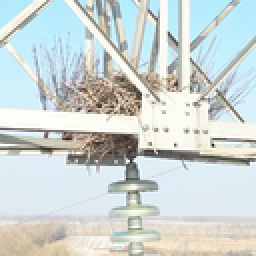
%> input picture pic/v1.png, 128 x 128 px, shrunk from 256 x 256 before the run (shown 2 times larger)
$ octave test_keysense.m   (GNU Octave 9; MATLAB toolbox functions it lacks are replaced by stand-ins)
%> lines starting %> are read from the running program, lines starting %| are printed output that depends on the picture; in (x1, y1, x2, y2) boxes, pixels count from 0 and x2, y2 are one past the last pixel; in counts of white or black regions, pixels touching at a corner belong together; the program's own positions count from 1
### src/tpencrypt.m
function C = tpencrypt(P,K)
%TPENCRYPT 加密图像
%   K = [x0, y0, x1, y1]
% P为输入的明文图像，K为输入密钥，C为输出的密文图像

    [M, N] = size(P); P = double(P); n = 3 * M * N; s = zeros(1, n);
    h = 0.002; t = 1000;
    a1=0.9;b1=0.7;c1=0.6;  % 设置控制参数
    a2=1.2;b2=1.5;c2=0.8;
    x0 = K(1); y0 = K(2);
    for i = 1:n + t
        x1=mod(exp(a1)*y0+exp(b1)*(y0+c1)^2,1);
        y1=mod(exp(a2)*x0+exp(b2)*(x0+c2)^3,1);
        x0 = x1; y0 = y1;
        if i > t
            s(i - t) = x1;
            if mod((i - t), 3000) == 0
                x0 = x0 + h * sin(y0);
            end
        end
    end  % 生成混沌序列
    % 序列X
    X = mod(floor((s(1:M * N) + 100) * 10 ^ 10), M * N) + 1;
    % 序列XT
    XT = mod(floor((s(M * N + 1:2 * M * N) + 100) * 10 ^ 10), M * N) + 1;
    % 序列SBT
    SBT = mod(floor((s(2*M*N+1:3*M*N)+100)*10^10),256)+1;

    [~, idx] = unique(X); X1 = zeros(1, M * N);
    X1(1 : length(idx)) = X(sort(idx));
    X1(length(idx) + 1 : M * N) = setdiff(1:M * N, X1);
    X = X1;

    [~, idx] = unique(XT); XT1 = zeros(1, M * N);
    XT1(1:length(idx)) = XT(sort(idx));
    XT1(length(idx) + 1:M * N) = setdiff(1:M * N, XT1);
    XT = XT1;

    % S-Box构建
    keys = [K(3),K(4)];
    S = sboxgen(M,N,keys); % S-Box构建结果

    % 二维图像展开成一维向量后的无重复置乱
    A = P(:);
    for i = 1:floor(M * N / 2)
        t = A(X(i)); A(X(i)) = A(X(M * N - i + 1)); A(X(M * N - i + 1)) = t;
    end

    % 利用生成的S-Box进行扩散处理
    sx = S(:);
    B = zeros(M, N); C = zeros(M, N);
    B0=0;B(1)=bitxor(bitxor(B0,sx(1)),A(1));
    for i=2:M*N
        B(i) = bitxor(bitxor(B(i-1),sx(SBT(i))),A(i));
    end

    C0=0;C(M*N)=bitxor(bitxor(C0,sx(SBT(M*N))),B(M*N));
    for i=M*N-1:-1:1
        C(i) = bitxor(bitxor(C(i+1),sx(SBT(i))),B(i));
    end

    % 无重复置乱
    for i = 1:floor(M * N / 2)
        t = C(XT(i)); C(XT(i)) = C(XT(M * N - i + 1)); C(XT(M * N - i + 1)) = t;
    end

    C=reshape(C,M,N);C=uint8(C);

end

### src/sboxgen.m
function S = sboxgen(M,N,K)
% 基于混沌序列的S-box生成

    n = M * N; s = zeros(1, n); % 混沌序列生成
    h = 0.002; t = 3000;
    a1=0.9;b1=0.7;c1=0.6;
    a2=1.2;b2=1.5;c2=0.8;
    x0 = K(1); y0 = K(2);
    for i = 1:n + t
        x1=mod(exp(a1)*y0+exp(b1)*(y0+c1)^2,1);
        y1=mod(exp(a2)*x0+exp(b2)*(x0+c2)^3,1);
        x0 = x1; y0 = y1;
        if i > t
            s(i - t) = x1;
            if mod((i - t), 3000) == 0
                x0 = x0 + h * sin(y0);
            end
        end
    end

    % S-Box构建
    list(1:256) = s(1:256);list1(1:128) = s(257:257+127);
    list2(1:128) = s(257+127:257+127*2);
    [~,L]=sort(list);[~,L1]=sort(list1);[~,L2]=sort(list2);
    L = mod(L,256);L1 = mod(L1,128);L2 = mod(L2,128);
    L1 = L1 + 128;L2 = L2 + 128;
    S1 = reshape(L,16,16); a1 = S1';

    s1 = a1(:); % 进行置乱
    for i=1:128
        t = s1(i);s1(i) = s1(L1(i));s1(L1(i)) = t;
    end

    S2 = reshape(s1,16,16); a2 = S2';
    s2 = a2(:);
    for i=1:128
        t = s2(i);s2(i) = s2(L2(i));s2(L2(i)) = t;
    end

    S = reshape(s2,16,16); % S-Box构建结果
end

### src/npcruacibaci.m
function nu = npcruacibaci(P1, P2)
% 计算两幅图像之间的NPCR、UACI、BACI

    % 初始化结果向量
    nu = zeros(1,3);
    % 将输入的图像矩阵转换为double类型
    P1 = double(P1);
    P2 = double(P2);
    % 获取图像大小
    [M, N] = size(P1);
    % 计算NPCR
    D = (P1 ~= P2);
    nu(1) = sum(sum(D)) / (M * N) * 100;
    fprintf('NPCR = %8.4f%%.\n',nu(1));
    % 计算UACI
    nu(2) = sum(sum(abs(P1 - P2))) / (255 * M * N) * 100;
    fprintf('UACI = %8.4f%%.\n',nu(2));
    % 初始化BACI计算变量
    D = abs(P1 - P2);
    m = 0;
    % 遍历图像矩阵计算BACI
    for i = 1:M-1
        for j = 1:N-1
            d = D(i:i+1, j:j+1);
            m = m + (abs(d(1,1) - d(1,2)) + abs(d(1,1) - d(2,1)) + abs(d(1,1) - d(2,2)) + abs(d(1,2) - d(2,1)) + abs(d(1,2) - d(2,2)) + abs(d(2,1) - d(2,2))) / 6 / 255;
        end
    end
    % 计算BACI
    % nu(3) = m / ((M - 1) * (N - 1)) * 100;
    % fprintf('BACI = %8.4f%%.\n',nu(3));
end

### src/test_keysense.m
clc;clear;close all;

P = imread('../pic/v1.png'); % 以v1图像为例
%> P is the input picture: size 128x128x3 uint8; mean R, G, B 204.8, 213.3, 211.5
P = rgb2gray(P);
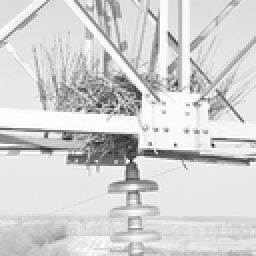
%> P: size 128x128 uint8 (shown 2 times larger); min 28, max 255, mean 210.5

K1=[0.1,0.2,0.3,0.4];
K2=[0.1,0.2,0.3,0.4+10^(-13)]; % 以y1为例

tic;C1=tpencrypt(P,K1);toc
%> the loop in tpencrypt, `for i = 1:floor(M * N / 2)` made 8192 passes
%> t on passes 1 to 3: 233, 233, 235
%> in tpencrypt, `B(1)=bitxor(bitxor(B0,sx(1)),A(1))`:
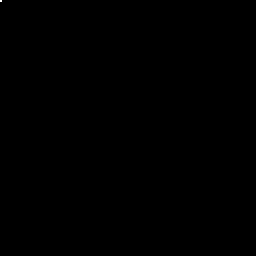
%> B: size 128x128 double (shown 2 times larger); values 0 (black) and 66 (white), 0.01% white in thin lines or dots, all inside (x1, y1, x2, y2) = (0, 0, 1, 1)
%> in tpencrypt, `C(M*N)=bitxor(bitxor(C0,sx(SBT(M*N))),B(M*N))`: C: size 128x128 double; values 0 (black) and 118 (white), 0.01% white in thin lines or dots, all inside (x1, y1, x2, y2) = (127, 127, 128, 128)
%> after the loop in tpencrypt, `for i=M*N-1:-1:1`:
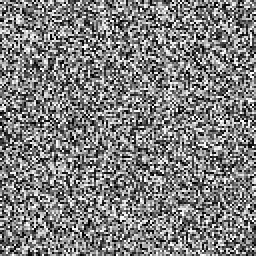
%> C: size 128x128 double (shown 2 times larger); min 0, max 255, mean 126.8
%> the loop in tpencrypt, `for i = 1:floor(M * N / 2)` made 8192 passes
%> t on passes 1 to 3: 52, 172, 38
% figure(2);imshow(C1)

tic;C2=tpencrypt(P,K2);toc
%> call 2 of tpencrypt, with K = [0.1 0.2 0.3 0.4]
%> after the loop in tpencrypt (call 2), `for i=2:M*N`:
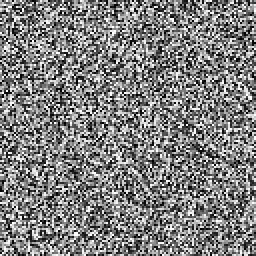
%> B: size 128x128 double (shown 2 times larger); min 0, max 255, mean 127.5
%> after the loop in tpencrypt (call 2), `for i=M*N-1:-1:1`:
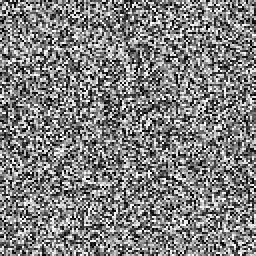
%> C: size 128x128 double (shown 2 times larger); min 0, max 255, mean 127.7
%> after the loop in tpencrypt (call 2), `for i = 1:floor(M * N / 2)`:
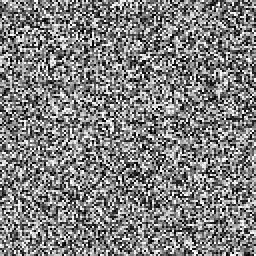
%> C: size 128x128 double (shown 2 times larger); min 0, max 255, mean 127.7; mean of the top-left, top-right, bottom-left and bottom-right quarters 128.3, 124.8, 129.2, 128.4
% figure(3);imshow(C2)

a = npcruacibaci(C1,C2) % 密钥敏感性
%> in npcruacibaci, `D = (P1 ~= P2);`: D: size 128x128 logical; 99.6% white; black in thin lines or dots
%| NPCR =  99.5972%.
%| UACI =  33.0706%.
%> in npcruacibaci, `D = abs(P1 - P2);`:
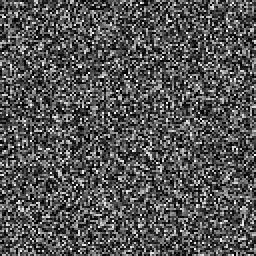
%> D: size 128x128 double (shown 2 times larger); min 0, max 254, mean 84.3
